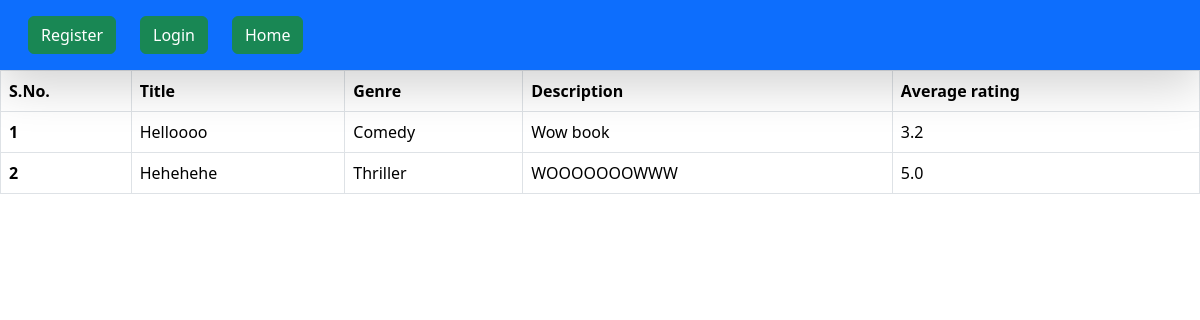
Before: / with the older database file.
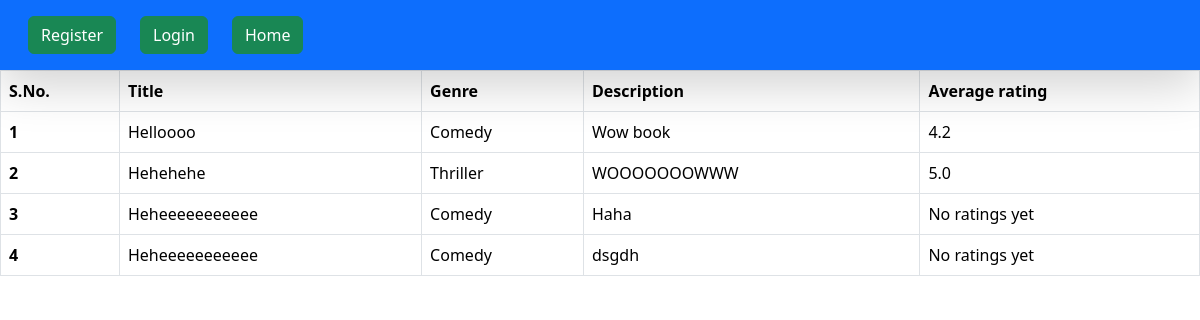
After: the same page with the newer database file.
### books/models.py (models this page shows)
class Book(models.Model):
    title=models.CharField(max_length=100)
    author=models.ForeignKey(CustomUser,on_delete=models.CASCADE)
    genre=models.CharField(max_length=100)
    description=models.TextField()
    def average_rating(self):
        avg_rating=self.reviews.aggregate(avg=Avg('rating'))['avg']
        if avg_rating is not None:
            avg_rating=round(avg_rating,1)
        return avg_rating

### books/views.py (the view)
# urls.py: path('',display_books, name="landing"),
def display_books(request):
    books=Book.objects.all()
    return render(request,"landing.html",context={'books':books,'page':"Home"})

### books/templates/landing.html (shortened to what this page needs)
{% extends "base.html" %}
{% block start %}
<table class="table table-hover table-bordered">
  <thead>
    <tr>
      <th>S.No.</th>
      <th>Title</th>
      <th>Genre</th>
      <th>Description</th>
      <th>Average rating</th>
    </tr>
  </thead>
  <tbody>
    {% for book in books %}
    <tr>
      <th>{{forloop.counter}}</th>
      <td>{{book.title}}</td>
      <td>{{book.genre}}</td>
      <td>{{book.description}}</td>
      {% if book.average_rating == 0 or book.average_rating is None %}
      <td>No ratings yet</td>
      {% else %}
      <td>{{book.average_rating}}</td>
      {% endif %}
    </tr>
    {% endfor %}
  </tbody>
</table>
{% endblock %}

### books/templates/base.html (shortened to what this page needs)
<!DOCTYPE html>
<html lang="en">
<head>
    <link href="https://cdn.jsdelivr.net/npm/bootstrap@5.3.7/dist/css/bootstrap.min.css" rel="stylesheet">
</head>
<body>
<nav class="navbar bg-primary shadow-lg p-3 ">
  <div class="container-fluid">
    <form class="d-flex" role="search">
    {% if request.user.is_authenticated %}
      <a href="/logout/" class="btn btn-success me-4" type="submit">Logout</a>
    {% else %}
       <a href="/register/" class="btn btn-success me-4" type="submit">Register</a>
       <a href="/login/" class="btn btn-success me-4" type="submit">Login</a>
       {%endif%}
        <a href="/" class="btn btn-success me-4" type="submit">Home</a>
    </form>
  </div>
</nav>
   {% block start %}
   {% endblock%}
</body>
</html>

Changed rows visible on the page:
computed for Book "Helloooo": average_rating "3.2" → "4.2"
added Book: title "Heheeeeeeeeeee", genre "Comedy", description "Haha", shows "No ratings yet"
added Book: title "Heheeeeeeeeeee", genre "Comedy", description "dsgdh", shows "No ratings yet"
